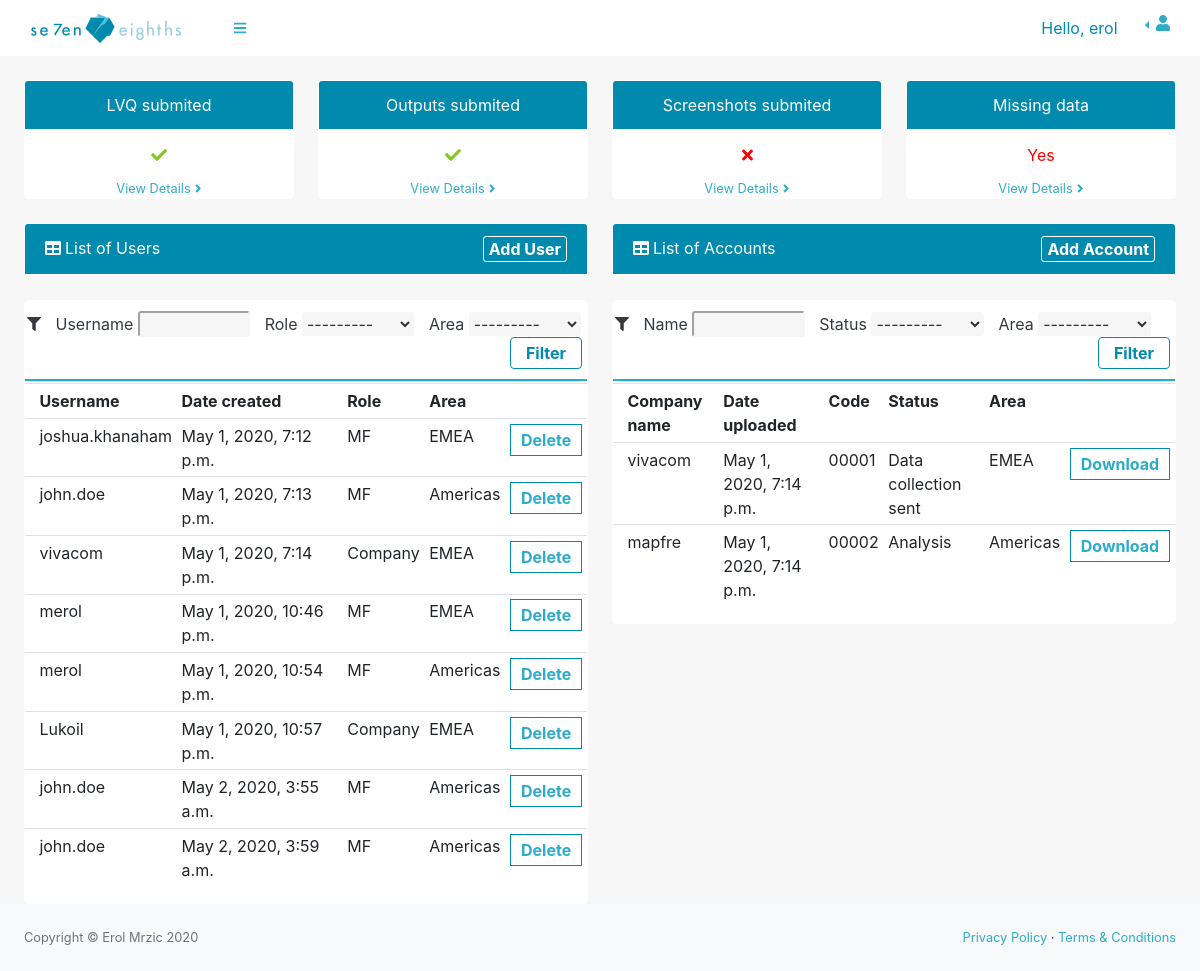
Screenshot of /tech (signed in) with the database file from the repository.
### base/models.py (models this page shows, shortened)
class Access(models.Model):
    ROLES = (
        ('Company', 'Company'),
        ('MF', 'MF'),
    )
    AREAS = (
        ('EMEA', 'EMEA'),
        ('Americas', 'Americas'),
    )
    username = models.CharField(max_length=30, null=True)
    date = models.DateTimeField(auto_now_add=True)
    role = models.CharField(max_length=10, null=True, choices=ROLES)
    area = models.CharField(max_length=10, null=True, choices=AREAS)

class Account(models.Model):
    AREAS = (
        ('EMEA', 'EMEA'),
        ('Americas', 'Americas'),
    )
    STATUS = (
        ('Data collection sent', 'Data collection sent'),
        ('Data Received', 'Data Received'),
        ('Analysis', 'Analysis'),
        ('Final Pack Uploaded', 'Final Pack Uploaded'),
    )
    username = models.ForeignKey(
        Access, blank=True,  null=True, on_delete=models.DO_NOTHING)
    name = models.CharField(max_length=30)
    code = models.CharField(max_length=30)
    dateReceived = models.DateTimeField(auto_now_add=True)
    dateUploaded = models.DateTimeField(auto_now_add=True)
    status = models.CharField(max_length=30, null=True, choices=STATUS)
    area = models.CharField(max_length=10, choices=AREAS)

### base/decorators.py (the view)
        def wrapper_func(request, *args, **kwargs):
            group = None
            if request.user.groups.exists():
                group = request.user.groups.all()[0].name
            if group in allowed_roles:
                return view_func(request, *args, **kwargs)
            else:
                return HttpResponse('You are not authorised to view this page')

### base/views.py (called while the page is built)
@login_required(login_url='welcome')
@allowed_users(allowed_roles=['admin'])
def tech(request):
    accounts = Account.objects.all()
    users = Access.objects.all()
    myAccessFilter = AccessFilter(request.GET, queryset=users)
    users = myAccessFilter.qs
    myAccountFilter = AccountFilter(request.POST, queryset=accounts)
    accounts = myAccountFilter.qs
    context = {'accounts': accounts, 'users': users,
               'myAccessFilter': myAccessFilter, 'myAccountFilter': myAccountFilter}
    return render(request, 'base/tech/techPanel.html', context)

### base/templates/base/tech/techPanel.html (shortened to what this page needs)
{% extends 'base/tech/techSidenav.html' %} {% block content %} {%block body %}
<body class="sb-nav-fixed sb-sidenav-toggled">
  {% endblock %}
  {% load widget_tweaks %}
  <div id="layoutSidenav_content">
    <main>
      <div class="container-fluid">
        <div class="row">
          <div class="col-xl-3 col-md-6">
            <div class="card text-center mb-4">
              <div class="card-header">LVQ submited</div>
              <div class="card-footer bg-white text-center">
                <i class="fas fa-check" style="color: #82c921;"></i>
              </div>
              <a class="card-link small" href="#">View Details
                <i class="fas fa-angle-right"></i>
              </a>
            </div>
          </div>
          <div class="col-xl-3 col-md-6">
            <div class="card text-center mb-4">
              <div class="card-header">Outputs submited</div>
              <div class="card-footer bg-white text-center">
                <i class="fas fa-check" style="color: #82c921;"></i>
              </div>
              <a class="card-link small" href="#">View Details
                <i class="fas fa-angle-right"></i>
              </a>
            </div>
          </div>
          <div class="col-xl-3 col-md-6">
            <div class="card text-center mb-4">
              <div class="card-header">Screenshots submited</div>
              <div class="card-footer missing bg-white text-center">
                <i class="fa fa-times"></i>
              </div>
              <a class="card-link small" href="#">View Details
                <i class="fas fa-angle-right"></i>
              </a>
            </div>
          </div>
          <div class="col-xl-3 col-md-6">
            <div class="card text-center mb-4">
              <div class="card-header">Missing data</div>
              <div class="card-footer bg-white text-center" style="color: red;">
                Yes
              </div>
              <a class="card-link small" href="#">View Details
                <i class="fas fa-angle-right"></i>
              </a>
            </div>
          </div>
        </div>
        <div class="row">
          <div class="col-xl-6">
            <div class="card mb-4">
              <div class="card-header">
                <i class="fas fa-table mr-1"></i>List of Users
                <a style="float: right; color:#fff;" href="{% url 'addUser' %}" type="button" class="addbtn">Add
                  User</a>
              </div>
            </div>
            <div class="card card-body">
              <form method="get">
                <i style="padding-left: 2px;" class="fas fa-filter"></i>
                {% for field in myAccessFilter.form %}
                <span id="nameLabel">{{field.label}}</span>
                {{field | add_class:"selection"}}
                {% endfor %}
                <button class="btn filterbtn" type="submit">Filter</button>
              </form>
            </div>
            <div class="card card-body">
              <table class="table table-sm">
                <tr>
                  <th></th>
                  <th>Username</th>
                  <th>Date created</th>
                  <th>Role</th>
                  <th>Area</th>
                  <th></th>
                </tr>
                {% for user in users %}
                <tr>
                  <td></td>
                  <td>{{user.username}}</td>
                  <td>{{user.date}}</td>
                  <td>{{user.role}}</td>
                  <td>{{user.area}}</td>
                  <td><a type="button">Delete</td>
                </tr>
                {% endfor %}
              </table>
            </div>
          </div>
          <div class="col-xl-6">
            <div class="card mb-4">
              <div class="card-header">
                <i class="fas fa-table mr-1"></i>List of Accounts
                <a style="float: right;" href="{% url 'addAccount' %}" type="button" class="addbtn">Add Account</a>
              </div>
            </div>
            <div class="card card-body filterTable">
              <form method="POST">
                <i style="padding-left: 2px;" class="fas fa-filter"></i>
                {% for field in myAccountFilter.form %}
                <span id="nameLabel">{{field.label}}</span>
                {{field | add_class:"selection"}}
                {% endfor %}
                <button class="btn filterbtn" type="submit">Filter</button>
              </form>
            </div>
            <div class="card card-body">
              <table class="table table-sm">
                <tr>
                  <th></th>
                  <th>Company name</th>
                  <th>Date uploaded</th>
                  <th>Code</th>
                  <th>Status</th>
                  <th>Area</th>
                  <th></th>
                </tr>
                {% for account in accounts %}
                <tr>
                  <td></td>
                  <td>{{account.name}}</td>
                  <td>{{account.dateUploaded}}</td>
                  <td>{{account.code}}</td>
                  <td>{{account.status}}</td>
                  <td>{{account.area}}</td>
                  <td><a type="button">Download</td>
                </tr>
                {% endfor %}
              </table>
            </div>
          </div>
        </div>
    </main>
    <footer class="py-4 bg-light mt-auto">
      <div class="container-fluid">
        <div class="d-flex align-items-center justify-content-between small">
          <div class="text-muted">Copyright &copy; Erol Mrzic 2020</div>
          <div>
            <a href="#">Privacy Policy</a>
            &middot;
            <a href="#">Terms &amp; Conditions</a>
          </div>
        </div>
      </div>
    </footer>
  </div>
  {% endblock %}

### base/templates/base/tech/techSidenav.html (shortened to what this page needs)
{% extends 'base/base.html' %} {% block sidenav %} {% load static %}
<div id="layoutSidenav">
  {% endblock %}

### base/templates/base/base.html (shortened to what this page needs)
{% load static %}
<!DOCTYPE html>
<html lang="en">
<head>
  <link href="{% static 'css/tech.css' %}" rel="stylesheet" />
  <link href="{% static 'css/styles.css' %}" rel="stylesheet" />
  <link href="{% static 'css/sidebar.css' %}" rel="stylesheet" />
  <link href="{% static 'css/overview.css' %}" rel="stylesheet" />
  <link href="https://cdn.datatables.net/1.10.20/css/dataTables.bootstrap4.min.css" rel="stylesheet"
 />
</head>{% block body %}{% endblock %}
  <nav class="sb-topnav navbar navbar-expand navbar-dark bg-dark">
    <a class="navbar-brand" href="{% url 'welcome'  %}">
      <img style="margin-left: 15px;" src="{% static '/images/letterLogo.png' %}">
    </a>
    <button class="btn btn-link btn-sm order-1 order-lg-0" id="sidebarToggle" href="#">
      <i class="fas fa-bars"></i>
    </button>
    <span class="navbar-nav d-md-inline-block form-inline ml-auto mr-0 mr-md-3 my-2 my-md-0">Hello, {{request.user}}
    </span>
    <ul class="navbar-nav d-md-inline-block">
      <li class=" nav-item dropleft">
        <a class="nav-link dropdown-toggle" id="userDropdown" href="#" role="button" data-toggle="dropdown"
          aria-haspopup="true" aria-expanded="false"><i class="fas fa-user fa-fw"></i></a>
      </li>
    </ul>
  </nav>
  {% block sidenav %}
  {% endblock %}
  {% block content %}
  {% endblock %}
  </div>
</body>
</html>

### staticfiles/css/tech.css (style rules this page uses)
.card .addbtn { color: #fff !important; border: 1px solid #fff !important; text-decoration: none; padding: 0 5px 0 5px; border-radius: 3px 3px 3px 3px; font-weight: bold; }
.card .filterbtn { background-color: #fff; padding: 3px 15px; color: #008aad; border: 1px solid #008aad; float: right; margin-right: 5px; font-weight: bold; }
.selection { color: #333; width: 20%; height: 50%; border-color: #f6f6f6; background-color: #f6f6f6; border-radius: 3px 3px 3px 3px; }
#nameLabel { padding-inline-start: 10px !important; }
.card form { padding: 10px 0 !important; border-bottom: 2px solid #2cacc9 !important; -webkit-box-shadow: 0 10px 6px -6px rgba(0, 138, 173, 0.3); -moz-box-shadow: 0 10px 6px -6px rgba(0, 138, 173, 0.3); box-shadow: 0 10px 6px -6px rgba(0, 138, 173, 0.3); }
.table a { text-decoration: none; border: 1px solid #008aad; font-weight: bold; color: red; padding: 3px 10px; }

### rows the page displays
Access: username "joshua.khanaham", date "May 1, 2020, 7:12 p.m.", role "MF", area "EMEA"
Access: username "john.doe", date "May 1, 2020, 7:13 p.m.", role "MF", area "Americas"
Access: username "vivacom", date "May 1, 2020, 7:14 p.m.", role "Company", area "EMEA"
Access: username "merol", date "May 1, 2020, 10:46 p.m.", role "MF", area "EMEA"
Access: username "merol", date "May 1, 2020, 10:54 p.m.", role "MF", area "Americas"
Access: username "Lukoil", date "May 1, 2020, 10:57 p.m.", role "Company", area "EMEA"
Access: username "john.doe", date "May 2, 2020, 3:55 a.m.", role "MF", area "Americas"
Access: username "john.doe", date "May 2, 2020, 3:59 a.m.", role "MF", area "Americas"
Account: name "vivacom", dateUploaded "May 1, 2020, 7:14 p.m.", code "00001", status "Data collection sent", area "EMEA"
Account: name "mapfre", dateUploaded "May 1, 2020, 7:14 p.m.", code "00002", status "Analysis", area "Americas"

### other values shown
{{ request.user }} "erol"
{{ field.label }} "Username" "Role" "Area"
{{ field.label }} "Name" "Status" "Area"
